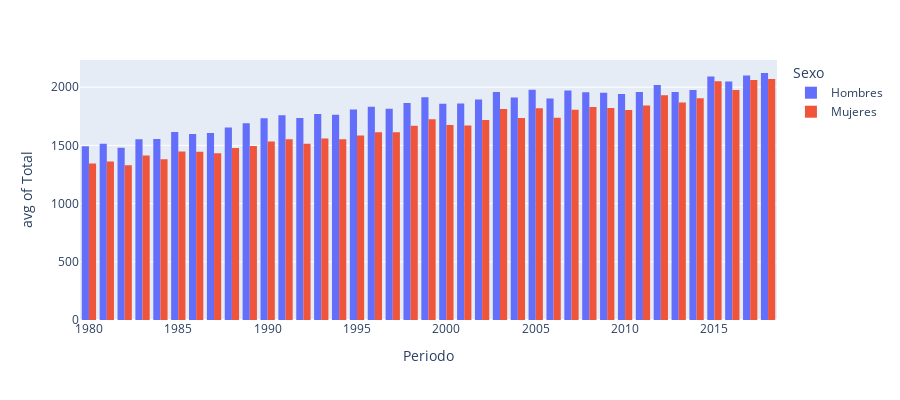

The notebook cell this image was saved under:
### Code cell
fig_enf = px.histogram(deaths_all_ages, x="Periodo", y="Total", 
                 color="Sexo", barmode="group",
                histfunc='avg',
             height=400)
    
fig_enf.show()

### Figure 1 — Plotly figure (JSON) as saved in the notebook; plotly's stock layout.template omitted (floating-point values rounded to 4 significant figures; data arrays with more than 128 entries replaced by an {"elided": "..."} marker saying what was removed)
{"data": [{"alignmentgroup": "True", "bingroup": "x", "histfunc": "avg", "hovertemplate": "Sexo=Hombres<br>Periodo=%{x}<br>avg of Total=%{y}<extra></extra>", "legendgroup": "Hombres", "marker": {"color": "#636efa", "pattern": {"shape": ""}}, "name": "Hombres", "offsetgroup": "Hombres", "orientation": "v", "showlegend": true, "type": "histogram", "x": {"elided": "3978 int values"}, "xaxis": "x", "y": {"elided": "3978 int values"}, "yaxis": "y"}, {"alignmentgroup": "True", "bingroup": "x", "histfunc": "avg", "hovertemplate": "Sexo=Mujeres<br>Periodo=%{x}<br>avg of Total=%{y}<extra></extra>", "legendgroup": "Mujeres", "marker": {"color": "#EF553B", "pattern": {"shape": ""}}, "name": "Mujeres", "offsetgroup": "Mujeres", "orientation": "v", "showlegend": true, "type": "histogram", "x": {"elided": "3978 int values"}, "xaxis": "x", "y": {"elided": "3978 int values"}, "yaxis": "y"}], "layout": {"barmode": "group", "height": 400, "legend": {"title": {"text": "Sexo"}, "tracegroupgap": 0}, "margin": {"t": 60}, "xaxis": {"anchor": "y", "domain": [0, 1], "title": {"text": "Periodo"}}, "yaxis": {"anchor": "x", "domain": [0, 1], "title": {"text": "avg of Total"}}}}
